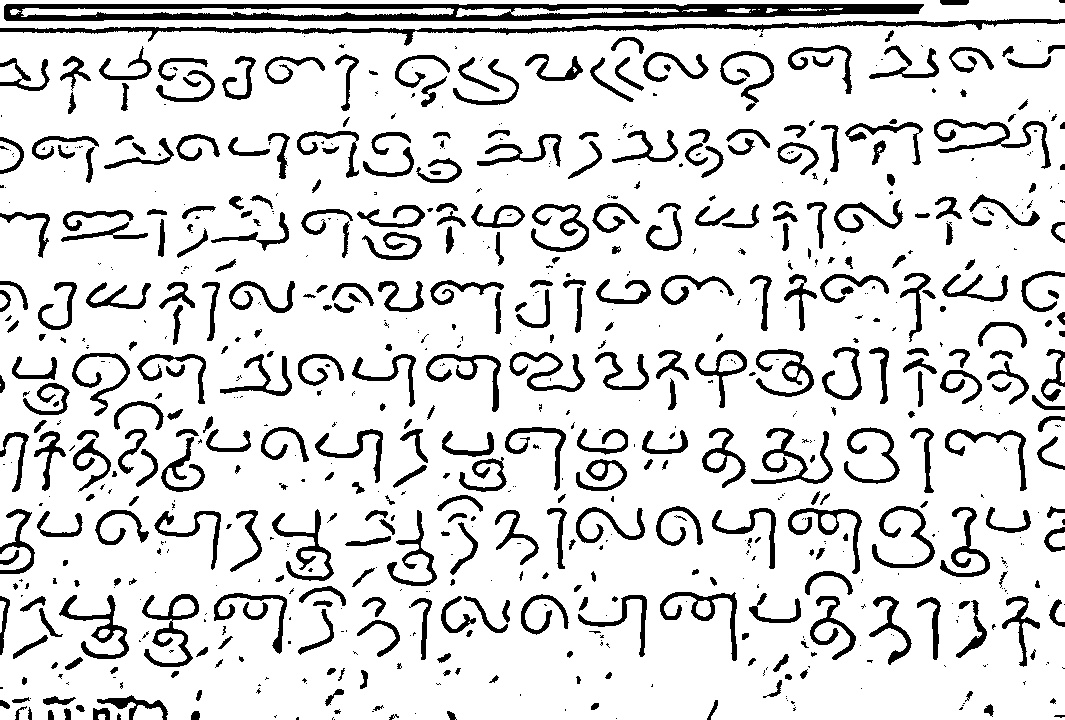
#> input picture ImagePreProcessingFinal2.jpg, 1065 x 720 px
$ jupyter execute --allow-errors character_segmentation.ipynb   (shell and % lines are left out)   (older library calls are emulated)
#> lines starting #> are read from the running program, lines starting #| are printed output that depends on the picture; after the words box and inside, x2 and y2 are one past the last pixel; in counts of white or black regions, pixels touching at a corner belong together
#> (a cell that did not finish here is left out)

[cell 2]
from google.colab import drive
drive.mount('/content/gdrive')

[cell 3]
%cd gdrive/MyDrive/

[cell 4]
%cd Ancient-Tamil-Script-Recognition-master

[cell 5]
import cv2
import numpy as np
import imutils

[cell 6]
image = cv2.imread("ImagePreProcessingFinal2.jpg")
#> image is the input picture: shape (720, 1065, 3); min 0, max 255, mean 218
gray = cv2.cvtColor(image, cv2.COLOR_BGR2GRAY)
gray = cv2.GaussianBlur(gray, (9, 9), 0)
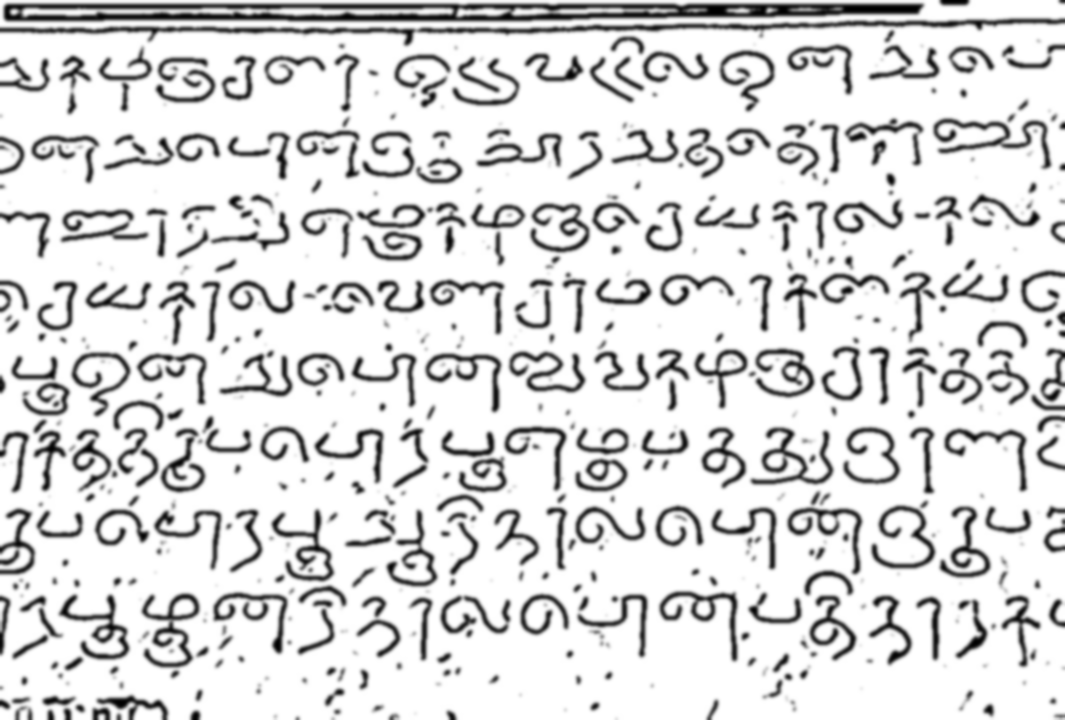
#> gray: shape (720, 1065); min 0, max 255, mean 218

[cell 7]
from google.colab.patches import cv2_imshow
cv2_imshow(image)

[cell 8]
ret,thresh1 = cv2.threshold(gray,127,255,cv2.THRESH_BINARY_INV)
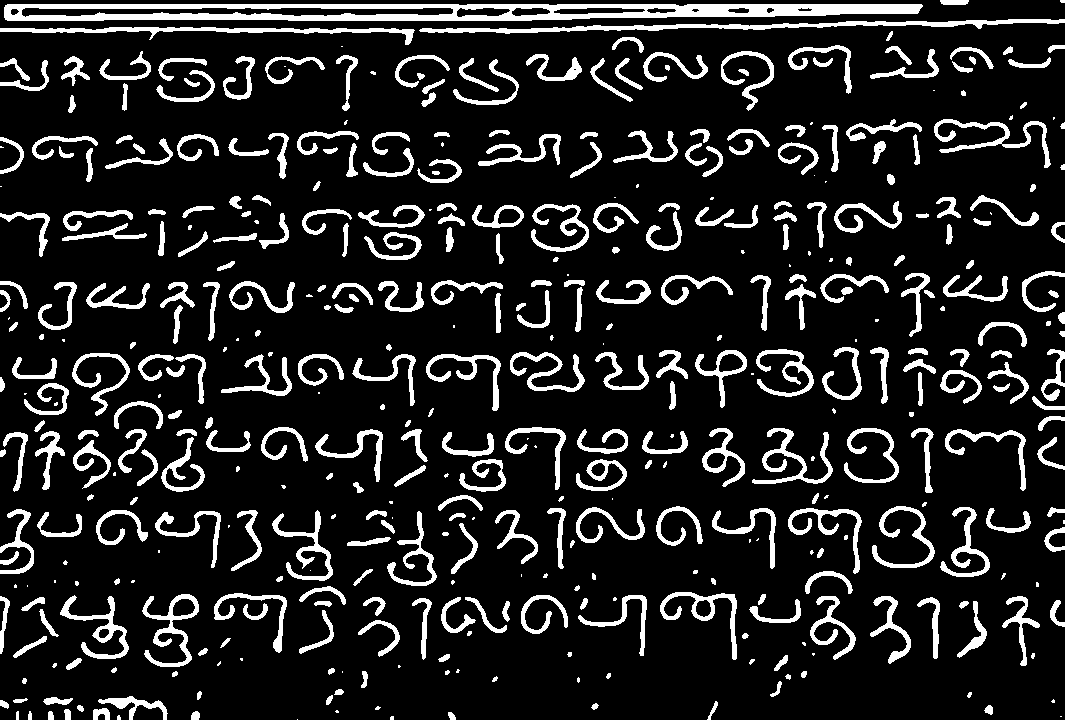
#> thresh1: shape (720, 1065); 13.7% white; 444 white regions (98 under 20 px), largest, box (x1, y1, x2, y2) and area: (4, 4, 923, 21) 10093, (419, 19, 1065, 34) 2776, (0, 27, 415, 45) 1812
print(ret)
print(thresh1)
#> (printed output is left out)

[cell 9]
dilate = cv2.dilate(thresh1, None, iterations=2)
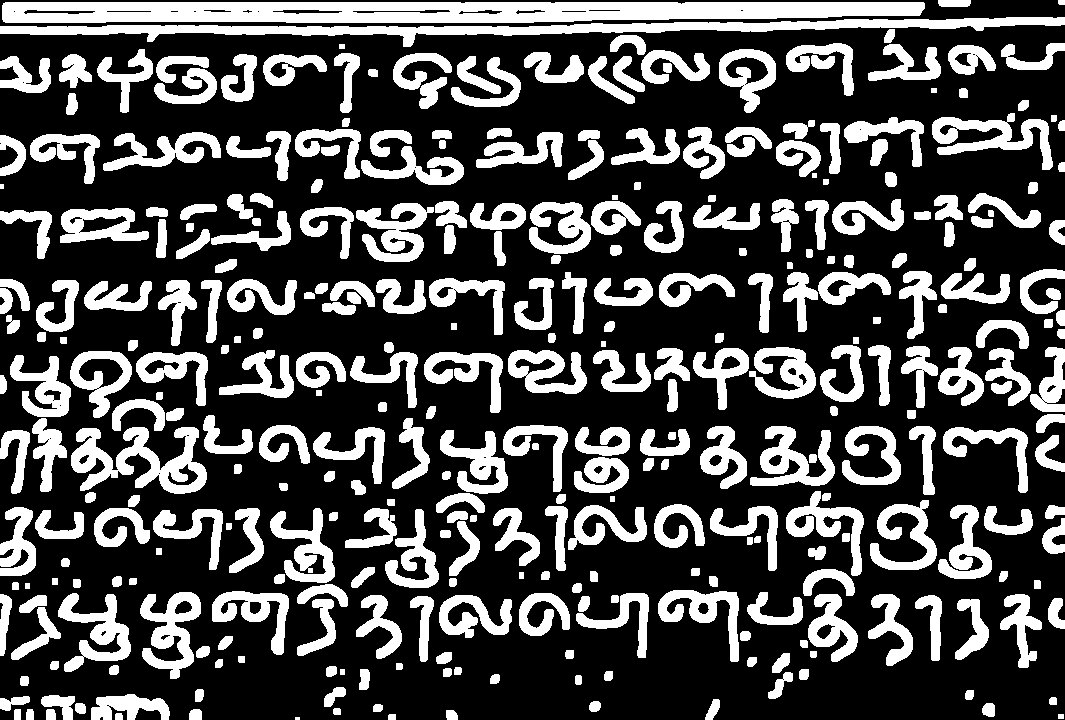
#> dilate: shape (720, 1065); 29.9% white; 343 white regions (1 under 20 px)
cv2_imshow(dilate)

[cell 10]
cnts = cv2.findContours(dilate.copy(), cv2.RETR_EXTERNAL,
    cv2.CHAIN_APPROX_SIMPLE)
#> cnts = 343 contours, 3 with area under 20; largest, box (x1, y1, x2, y2) and area: (2, 2, 925, 23) 16560, (0, 17, 1065, 47) 8229, (71, 427, 207, 494) 4298, (140, 592, 201, 679) 2534, (932, 113, 1053, 170) 2529
cnts = cnts[0] if imutils.is_cv2() else cnts[1]
print(cnts)
#> (printed output is left out)

[cell 11]
sorted_ctrs = sorted(cnts, key=lambda ctr: cv2.boundingRect(ctr)[0] + cv2.boundingRect(ctr)[1] * image.shape[1] )
#> sorted_ctrs has the same summary as cnts

[cell 12]
orig = image.copy()
i = 0
for cnt in sorted_ctrs:
    # Check the area of contour, if it is very small ignore it
    if(cv2.contourArea(cnt) < 250):
        continue

    # Filtered countours are detected
    x,y,w,h = cv2.boundingRect(cnt)

    # Taking ROI of the cotour
    roi = image[y:y+h, x:x+w]

    # Mark them on the image if you want
    cv2.rectangle(orig,(x,y),(x+w,y+h),(0,255,0),2)

    # Save your contours or characters
    cv2.imwrite("Images/roi" + str(i) + ".png", roi)

    i = i + 1
#> this loop made 343 passes
#> (x, y, w, h) on passes 3, 4, 6: (2, 2, 923, 21), (0, 17, 1065, 30), (610, 35, 36, 20)
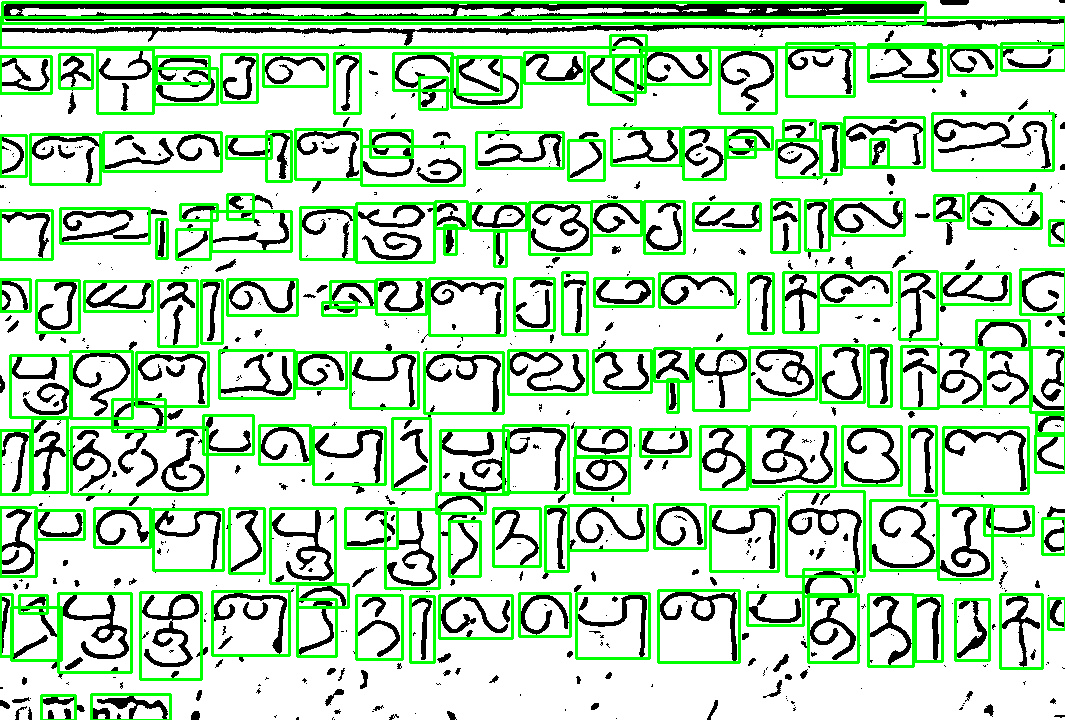
#> orig: shape (720, 1065, 3); 13.71% of pixels changed, all inside (x1, y1, x2, y2) = (0, 1, 1065, 720)
#> after the loop, i = 171

[cell 13]
cv2.imwrite("box.jpg",orig)
#> Out = True
